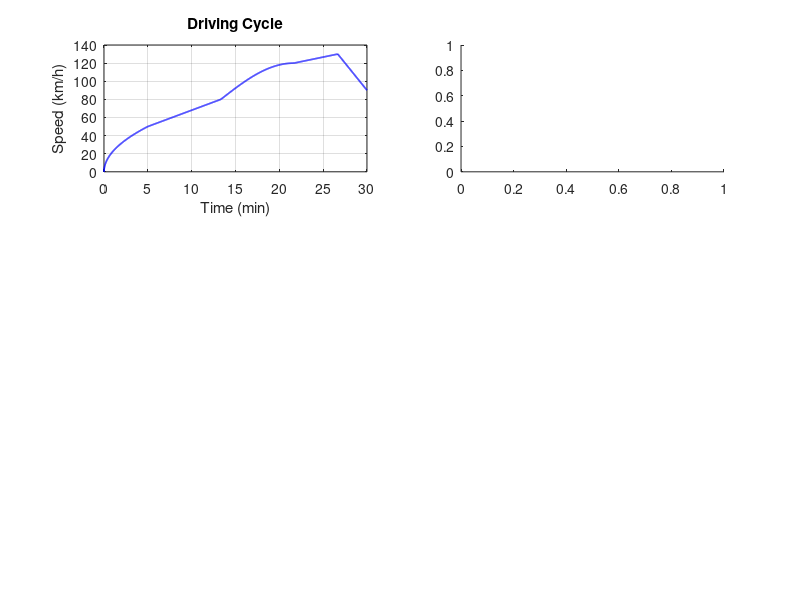

MATLAB code to generate this figure: (Note: this script raises an error after producing the figure.)
%% Driving Cycle Energy Analysis
% MATLAB R2016b Compatible

clc; close all;

dt = 1; T = 1800; t = (0:dt:T)';
v_kmh = zeros(size(t));
v_kmh(t<=300) = 50*(t(t<=300)/300).^0.5;
v_kmh(t>300 & t<=800) = 50 + 30*(t(t>300 & t<=800)-300)/500;
v_kmh(t>800 & t<=1300) = 80 + 40*sin(pi*(t(t>800 & t<=1300)-800)/1000);
v_kmh(t>1300 & t<=1600) = 120 + 10*(t(t>1300 & t<=1600)-1300)/300;
v_kmh(t>1600) = max(130 - 40*(t(t>1600)-1600)/200, 0);
v_ms = v_kmh/3.6;

m = 1800; Cd = 0.30; Af = 2.2; rho = 1.225; f = 0.012; g = 9.81; rw = 0.33;
T_max = 280; n_base = 3500; eta_m = 0.92; eta_r = 0.85;
Q_bat = 60; V_bat = 380; SOC_0 = 0.95;

nn = length(t);
a = zeros(nn,1); P_mot = zeros(nn,1); P_bat = zeros(nn,1);
E_con = zeros(nn,1); SOC = SOC_0*ones(nn,1);

for i = 2:nn
    a(i) = (v_ms(i)-v_ms(i-1))/dt;
    F = 0.5*rho*Cd*Af*v_ms(i)^2 + f*m*g + m*a(i);
    mrpm = v_ms(i)/rw*30/pi;
    Ta = T_max * min(1, n_base/max(mrpm,1));
    P_mot(i) = F*rw * v_ms(i)/rw;
    P_bat(i) = P_mot(i)/(eta_m*(P_mot(i)>=0) + eta_r*(P_mot(i)<0));
    E_con(i) = E_con(i-1) + P_bat(i)*dt/3600;
    SOC(i) = SOC(i-1) - P_bat(i)*dt/(V_bat*Q_bat*3600);
end

drv = P_mot>0; reg = P_mot<0;

figure('Position', [50 50 950 700]);
subplot(3,2,1); plot(t/60, v_kmh, 'b-', 'LineWidth', 1.2);
xlabel('Time (min)'); ylabel('Speed (km/h)'); grid on; title('Driving Cycle');
subplot(3,2,2); yyaxis left; plot(t/60, P_mot/1000, 'b-'); ylabel('Power (kW)');
yyaxis right; plot(t/60, E_con/1000, 'r-', 'LineWidth', 1.5); ylabel('Energy (kWh)');
xlabel('Time (min)'); grid on; title('Power & Energy');
subplot(3,2,3); histogram(P_mot(drv)/1000, 30, 'FaceColor', 'b'); hold on;
lgd = {'Drive'};
if any(reg), histogram(abs(P_mot(reg))/1000, 30, 'FaceColor', 'g'); lgd{end+1} = 'Regen'; end
xlabel('Power (kW)'); ylabel('Count'); legend(lgd); grid on; title('Power Distribution');
subplot(3,2,4); plot(t/60, a, 'r-', 'LineWidth', 1);
xlabel('Time (min)'); ylabel('Accel (m/s^2)'); grid on; title('Acceleration');
subplot(3,2,5); plot(t/60, SOC*100, 'b-', 'LineWidth', 1.2);
xlabel('Time (min)'); ylabel('SOC (%)'); grid on; title('Battery SOC');
subplot(3,2,6);
E_drv = sum(P_bat(drv)*dt/3600); E_reg = sum(abs(P_bat(reg))*dt/3600);
if E_reg>0, pie([E_drv, E_reg], {'Drive (Wh)','Regen (Wh)'}); end
title('Energy Flow');

dist = sum(v_ms*dt)/1000;
fprintf('===== Driving Cycle Analysis =====\n');
fprintf('Distance: %.2f km\n', dist);
fprintf('Energy: %.1f kWh/100km\n', E_con(end)/dist*100/1000);
fprintf('SOC used: %.1f%%\n', (SOC_0-SOC(end))*100);
fprintf('Range: %.0f km\n', dist*SOC_0/(SOC_0-SOC(end)+0.001));
fprintf('Regen ratio: %.1f%%\n', sum(abs(P_bat(reg)))/max(sum(abs(P_bat)),1e-6)*100);
